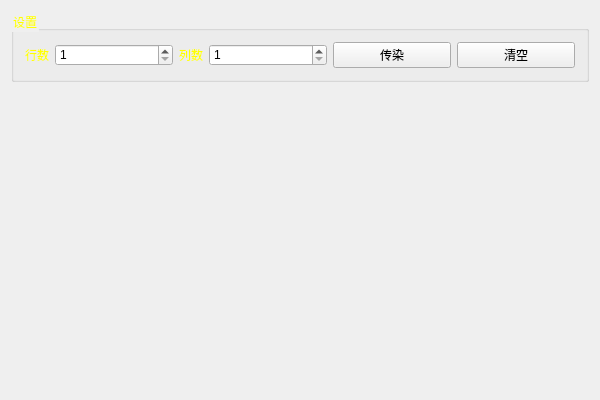
<?xml version="1.0" encoding="UTF-8"?>
<ui version="4.0">
 <class>CentralWidgetClass</class>
 <widget class="QWidget" name="CentralWidgetClass">
  <property name="geometry">
   <rect>
    <x>0</x>
    <y>0</y>
    <width>600</width>
    <height>400</height>
   </rect>
  </property>
  <property name="windowTitle">
   <string>CentralWidget</string>
  </property>
  <property name="autoFillBackground">
   <bool>false</bool>
  </property>
  <layout class="QGridLayout" name="gridLayout">
   <item row="0" column="0">
    <widget class="QGroupBox" name="groupBox">
     <property name="sizePolicy">
      <sizepolicy hsizetype="Preferred" vsizetype="Maximum">
       <horstretch>0</horstretch>
       <verstretch>0</verstretch>
      </sizepolicy>
     </property>
     <property name="styleSheet">
      <string notr="true">QGroupBox{
color: rgb(255, 255, 0);
}
QLabel{
color: rgb(255, 255, 0);
}</string>
     </property>
     <property name="title">
      <string>设置</string>
     </property>
     <layout class="QGridLayout" name="gridLayout_2">
      <item row="0" column="3">
       <widget class="QSpinBox" name="spinBox_2">
        <property name="minimum">
         <number>1</number>
        </property>
       </widget>
      </item>
      <item row="0" column="2">
       <widget class="QLabel" name="label_2">
        <property name="sizePolicy">
         <sizepolicy hsizetype="Maximum" vsizetype="Preferred">
          <horstretch>0</horstretch>
          <verstretch>0</verstretch>
         </sizepolicy>
        </property>
        <property name="text">
         <string>列数</string>
        </property>
        <property name="buddy">
         <cstring>spinBox_2</cstring>
        </property>
       </widget>
      </item>
      <item row="0" column="0">
       <widget class="QLabel" name="label">
        <property name="sizePolicy">
         <sizepolicy hsizetype="Maximum" vsizetype="Preferred">
          <horstretch>0</horstretch>
          <verstretch>0</verstretch>
         </sizepolicy>
        </property>
        <property name="text">
         <string>行数</string>
        </property>
        <property name="buddy">
         <cstring>spinBox</cstring>
        </property>
       </widget>
      </item>
      <item row="0" column="1">
       <widget class="QSpinBox" name="spinBox">
        <property name="minimum">
         <number>1</number>
        </property>
       </widget>
      </item>
      <item row="0" column="4">
       <widget class="QPushButton" name="pushButton">
        <property name="text">
         <string>传染</string>
        </property>
        <property name="checkable">
         <bool>true</bool>
        </property>
        <property name="checked">
         <bool>false</bool>
        </property>
       </widget>
      </item>
      <item row="0" column="5">
       <widget class="QPushButton" name="clearButton">
        <property name="text">
         <string>清空</string>
        </property>
       </widget>
      </item>
     </layout>
    </widget>
   </item>
   <item row="1" column="0">
    <widget class="QWidget" name="widget" native="true"/>
   </item>
  </layout>
 </widget>
 <layoutdefault spacing="6" margin="11"/>
 <resources/>
 <connections/>
</ui>
